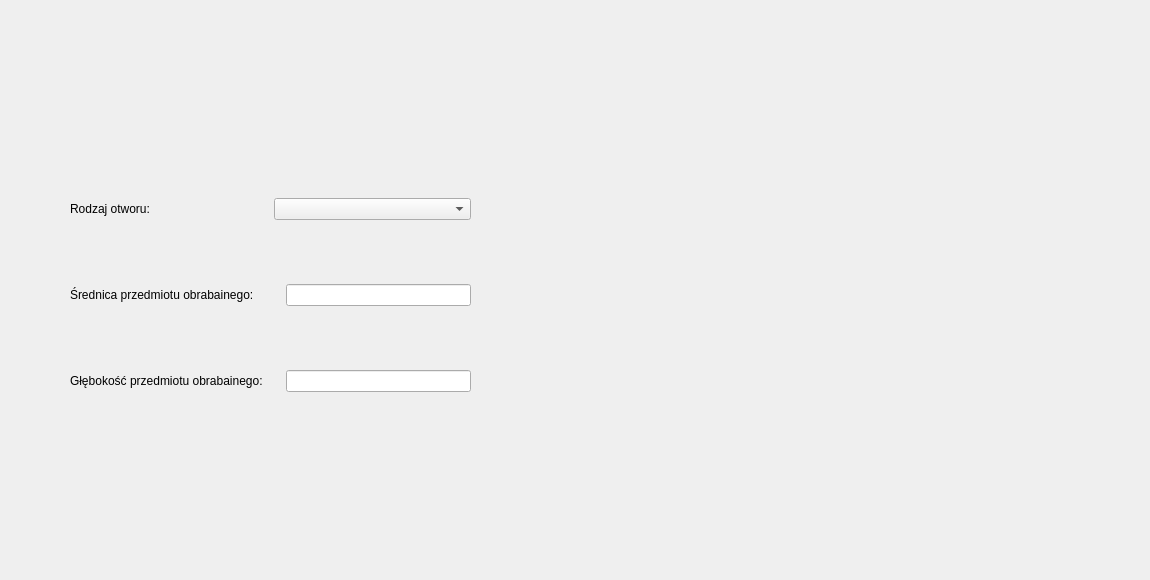
<?xml version="1.0" encoding="UTF-8"?>
<ui version="4.0">
 <class>OtworWindow</class>
 <widget class="QWidget" name="OtworWindow">
  <property name="geometry">
   <rect>
    <x>0</x>
    <y>0</y>
    <width>1150</width>
    <height>580</height>
   </rect>
  </property>
  <property name="windowTitle">
   <string>Form</string>
  </property>
  <widget class="QStackedWidget" name="stackedWidget">
   <property name="geometry">
    <rect>
     <x>20</x>
     <y>20</y>
     <width>1121</width>
     <height>551</height>
    </rect>
   </property>
   <widget class="QWidget" name="page">
    <widget class="QLabel" name="label">
     <property name="geometry">
      <rect>
       <x>590</x>
       <y>80</y>
       <width>431</width>
       <height>361</height>
      </rect>
     </property>
     <property name="text">
      <string/>
     </property>
    </widget>
    <widget class="QWidget" name="verticalLayoutWidget">
     <property name="geometry">
      <rect>
       <x>50</x>
       <y>120</y>
       <width>401</width>
       <height>311</height>
      </rect>
     </property>
     <layout class="QVBoxLayout" name="verticalLayout">
      <item>
       <layout class="QHBoxLayout" name="horizontalLayout_3">
        <item>
         <layout class="QHBoxLayout" name="horizontalLayout_4">
          <item>
           <layout class="QHBoxLayout" name="horizontalLayout_5">
            <item>
             <widget class="QLabel" name="label_2">
              <property name="text">
               <string>Rodzaj otworu:</string>
              </property>
             </widget>
            </item>
           </layout>
          </item>
          <item>
           <widget class="QComboBox" name="comboBox_rodzajOtworu"/>
          </item>
         </layout>
        </item>
       </layout>
      </item>
      <item>
       <layout class="QHBoxLayout" name="horizontalLayout_6">
        <item>
         <widget class="QLabel" name="label_3">
          <property name="text">
           <string>Średnica przedmiotu obrabainego:        </string>
          </property>
         </widget>
        </item>
        <item>
         <layout class="QHBoxLayout" name="horizontalLayout_9"/>
        </item>
        <item>
         <widget class="QLineEdit" name="lineEdit_srednica"/>
        </item>
       </layout>
      </item>
      <item>
       <layout class="QHBoxLayout" name="horizontalLayout_8">
        <item>
         <widget class="QLabel" name="label_4">
          <property name="text">
           <string>Głębokość przedmiotu obrabainego:     </string>
          </property>
         </widget>
        </item>
        <item>
         <layout class="QHBoxLayout" name="horizontalLayout_10"/>
        </item>
        <item>
         <widget class="QLineEdit" name="lineEdit_glebokosc"/>
        </item>
       </layout>
      </item>
     </layout>
    </widget>
   </widget>
   <widget class="QWidget" name="page_2"/>
  </widget>
 </widget>
 <resources/>
 <connections/>
</ui>
